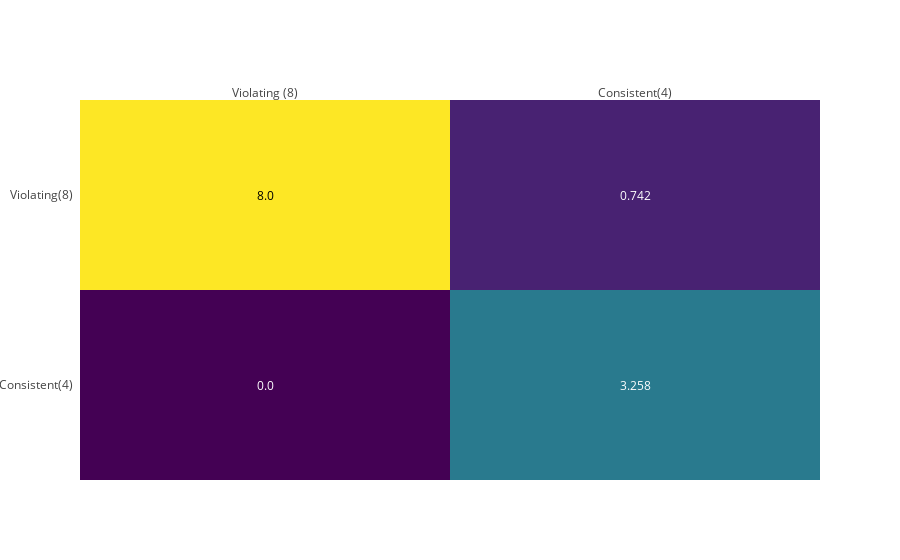

The notebook cell saved with this chart:
### Markdown cell above
String learning experiment 2
=======
***

### Mixed‐complexity artificial grammar learning in humans and macaque monkeys: evaluating learning strategies

#####  Wilson B, Smith K, Petkov CI (2015)
**Abstract:** Here, we tested humans and Rhesus macaques using a mixed-complexity auditory AG, containing both adjacent (local) and non-adjacent (longer-distance) relationships. Following exposure to exemplary sequences generated by the AG, humans and macaques were individually tested with sequences that were either consistent with the AG or violated specific adjacent or non-adjacent relationships. We observed a considerable level of cross-species correspondence in the sensitivity of both humans and macaques to the adjacent AG relationships and to the statistical properties of the sequences. We found no significant sensitivity to the non-adjacentn AG relationships in the macaques. A subset of humans was sensitive to this non adjacent relationship, revealing interesting between- and within-species differences in AG learning strategies. The results suggest that humans and macaques are largely comparably sensitive to the adjacent AG relationships and their statistical properties. However, in the presence of multiple cues to grammaticality, the non-adjacent relationships are less salient to the macaques and many of the humans.

### Code cell
wilsonetal_ejn = "wilsonetal_ejn_2015.yaml"
wilsonetal_ejn_strings = dh.get_paper_data(data_folder, wilsonetal_ejn)
wilsonetal_ejn_primitives = dh.get_paper_primitives(data_folder, wilsonetal_ejn)
wilsonetal_ejn_exposure = wilsonetal_ejn_strings['Exposure']
wilsonetal_ejn_testing_categories = ['CorrectTest','ViolationTest']
wilsonetal_ejn_testing = {name:list(set(wilsonetal_ejn_strings[name])) for name in wilsonetal_ejn_testing_categories}

wilsonetal_ejn_nr_of_strings = 400
wilsonetal_ejn_nr_of_models = 1000
wilsonetal_ejn_parameters = PARSER.get_default_parameters()

wilsonetal_ejn_multiple_runs = run_multiple_experiments(wilsonetal_ejn_exposure,wilsonetal_ejn_nr_of_strings, wilsonetal_ejn_testing,wilsonetal_ejn_nr_of_models, detect_violation=True)
wilsonetal_ejn_analyzed_models, wilsonetal_ejn_average_model = analyse_multiple_models(wilsonetal_ejn_multiple_runs,['CorrectTest'],['ViolationTest'],wilsonetal_ejn_testing,detect_violation=True)
make_confusion_matrix(wilsonetal_ejn_analyzed_models)
wilsonetal_ejn_average_model

### Figure 1 — Plotly figure (JSON) as saved in the notebook; plotly's stock layout.template omitted (floating-point values rounded to 4 significant figures)
{"data": [{"colorscale": "Viridis", "showscale": false, "type": "heatmap", "x": ["Violating (8)", "Consistent(4)"], "y": ["Consistent(4)", "Violating(8)"], "z": [[0, 3.258], [8, 0.742]]}], "layout": {"annotations": [{"font": {"color": "#FFFFFF"}, "showarrow": false, "text": "0.0", "x": "Violating (8)", "xref": "x1", "y": "Consistent(4)", "yref": "y1"}, {"font": {"color": "#FFFFFF"}, "showarrow": false, "text": "3.258", "x": "Consistent(4)", "xref": "x1", "y": "Consistent(4)", "yref": "y1"}, {"font": {"color": "#000000"}, "showarrow": false, "text": "8.0", "x": "Violating (8)", "xref": "x1", "y": "Violating(8)", "yref": "y1"}, {"font": {"color": "#FFFFFF"}, "showarrow": false, "text": "0.742", "x": "Consistent(4)", "xref": "x1", "y": "Violating(8)", "yref": "y1"}], "xaxis": {"dtick": 1, "gridcolor": "rgb(0, 0, 0)", "side": "top", "ticks": ""}, "yaxis": {"dtick": 1, "ticks": "", "ticksuffix": "  "}}}
